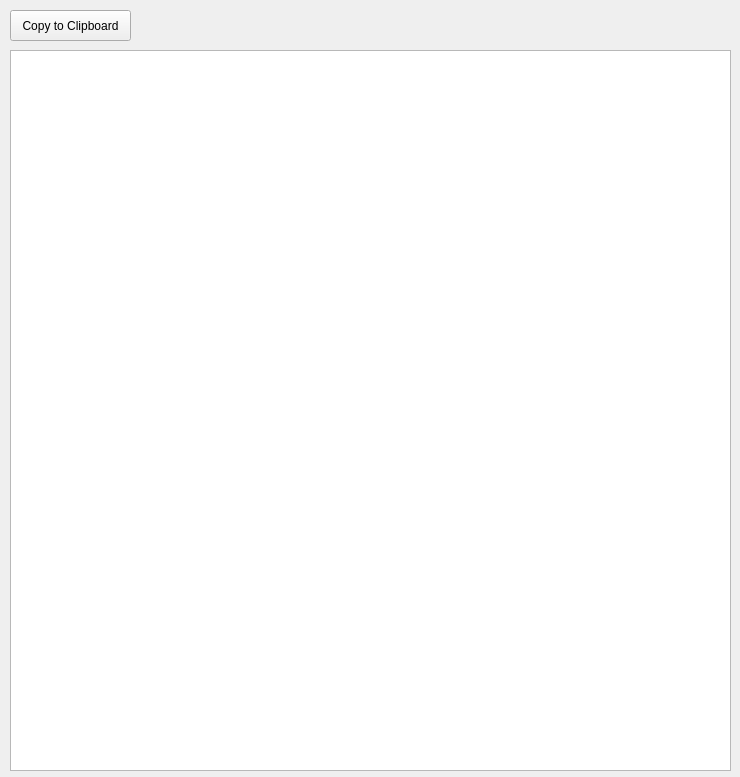
<?xml version="1.0" encoding="UTF-8"?>
<ui version="4.0">
 <class>Form</class>
 <widget class="QWidget" name="Form">
  <property name="geometry">
   <rect>
    <x>0</x>
    <y>0</y>
    <width>740</width>
    <height>777</height>
   </rect>
  </property>
  <property name="windowTitle">
   <string>Form</string>
  </property>
  <widget class="QPushButton" name="copy">
   <property name="geometry">
    <rect>
     <x>10</x>
     <y>10</y>
     <width>121</width>
     <height>31</height>
    </rect>
   </property>
   <property name="text">
    <string>Copy to Clipboard</string>
   </property>
  </widget>
  <widget class="QTextBrowser" name="logs">
   <property name="geometry">
    <rect>
     <x>10</x>
     <y>50</y>
     <width>721</width>
     <height>721</height>
    </rect>
   </property>
  </widget>
 </widget>
 <resources/>
 <connections/>
</ui>
